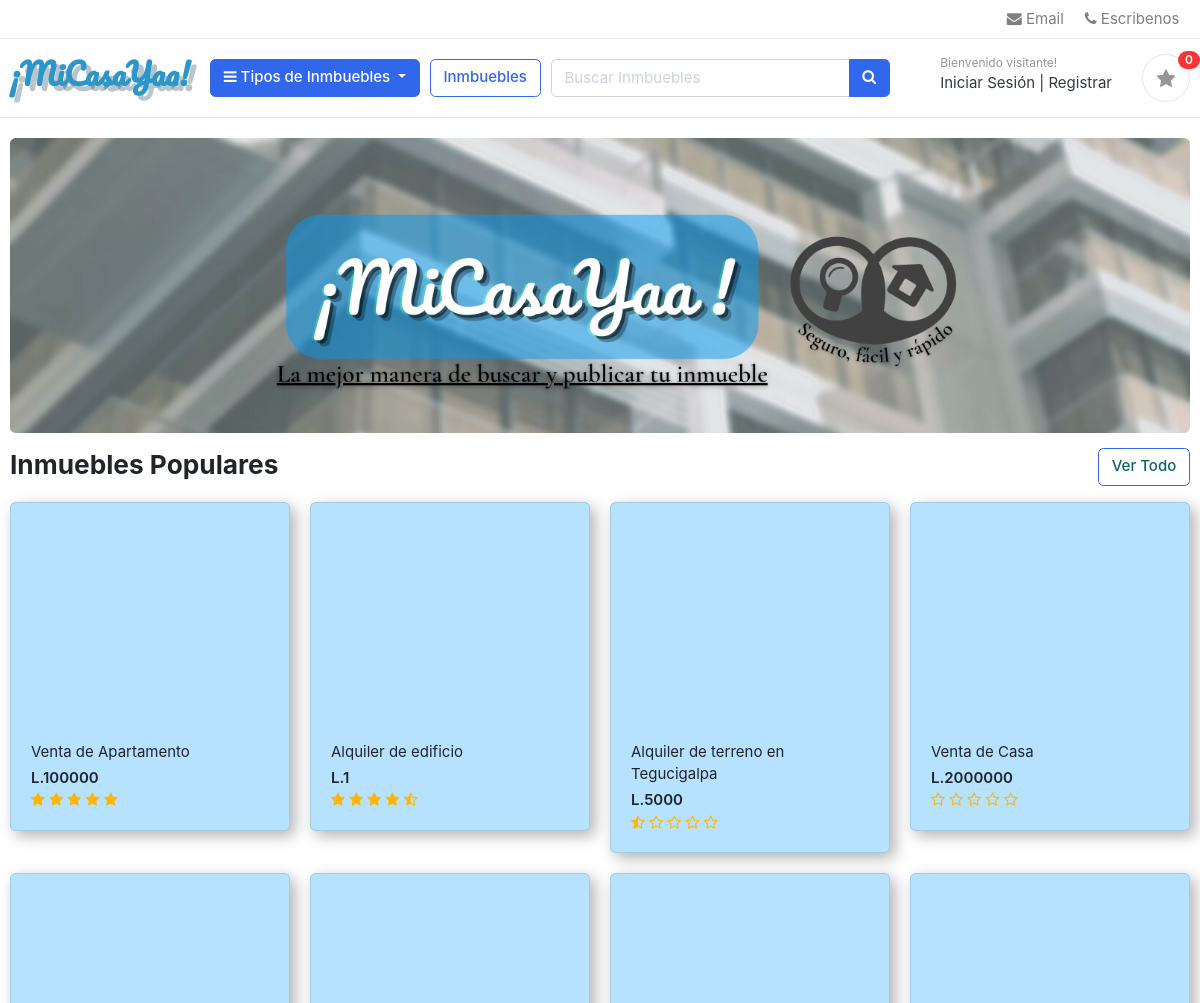
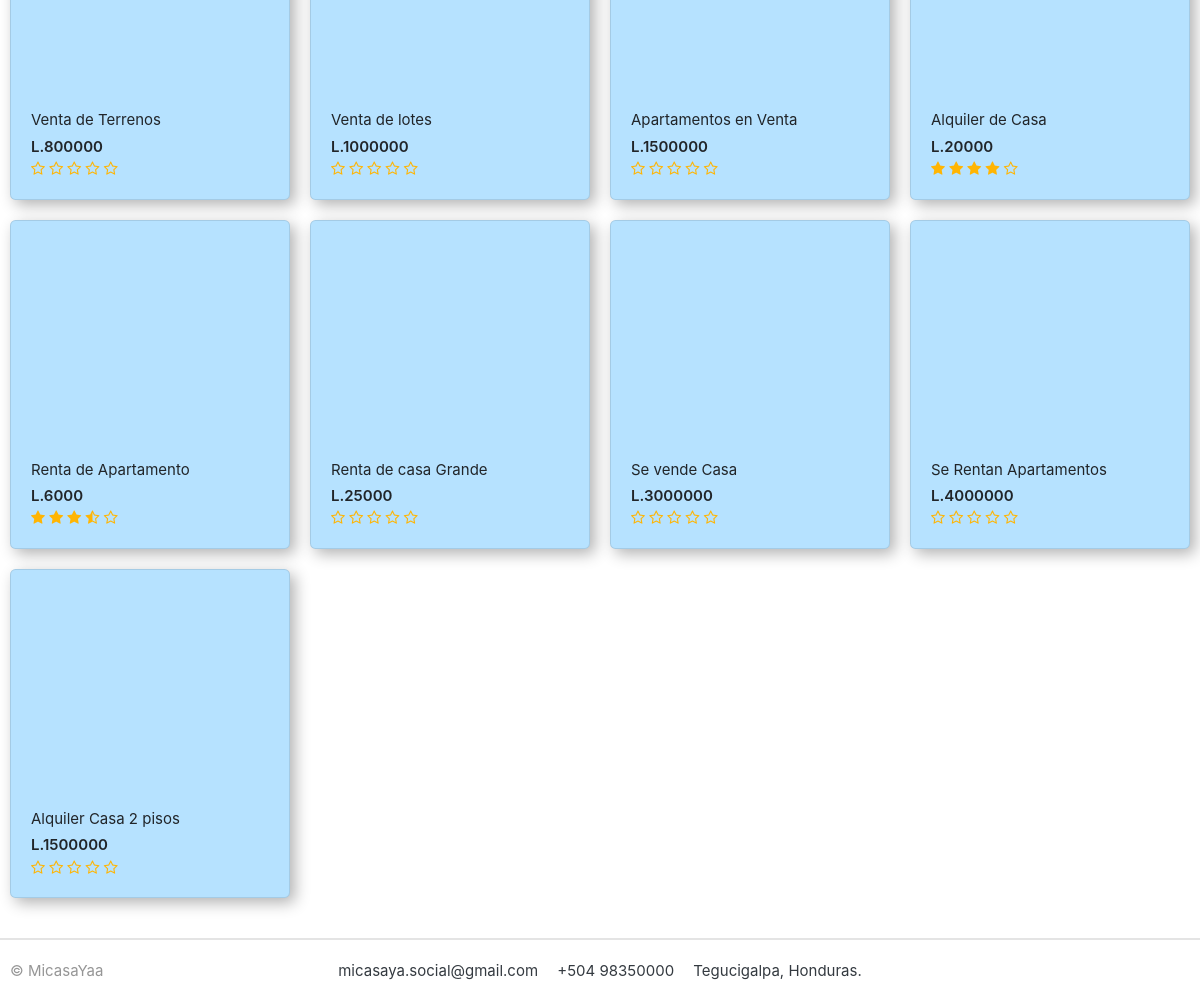
The page / on the database its author committed (2 pictures, top to bottom).
### store/models.py (models this page shows, shortened)
class Product(models.Model):
    product_name = models.CharField(max_length=200, unique=True)
    slug = models.CharField(max_length=200, unique=True)
    descripton = models.TextField(max_length=500, blank=True)
    price = models.IntegerField()
    images = CloudinaryField('image')
    stock = models.IntegerField()
    is_available = models.BooleanField(default = True)
    category = models.ForeignKey(Category, on_delete=models.CASCADE)
    created_date = models.DateTimeField(auto_now_add=True)
    modified_date = models.DateTimeField(auto_now=True)
    objects = createProducto()
    def get_url(self):
        return reverse('product_detail', args=[self.category.slug, self.slug])
    def averageReview(self):
        reviews = ReviewRating.objects.filter(product=self, status=True).aggregate(average=Avg('rating'))
        avg=0
        if reviews['average'] is not None:
            avg = float(reviews['average'])
        return avg

### proyecto/views.py (the view)
# urls.py: 2. Add a URL to urlpatterns:  path('', views.home, name='home')
def home(request):
    products = Product.objects.all().filter(is_available=True).order_by('created_date')
    for product in products:
        reviews = ReviewRating.objects.filter(product_id=product.id, status=True)
    context = {
        'products': products,
        'reviews': reviews,
    }
    return render(request, 'home.html', context)

### category/context_processors.py (called while the page is built)
def menu_links(request):
    links = Category.objects.all()
    return dict(links=links)

### category/models.py (called while the page is built)
    def get_url(self):
        return reverse('products_by_category', args=[self.slug])
        print(get_url);

### favorites/context_processors.py (called while the page is built)
def counter(request):
    favorite_count = 0
    try:
        favorite = Favorite.objects.filter(favorite_id=_favorite_id(request))
        if request.user.is_authenticated:
            favorite_items = FavoriteItem.objects.all().filter(user=request.user)
        else:
            favorite_items = FavoriteItem.objects.all().filter(favorite=favorite[:1])
        for favorite_item in favorite_items:
            favorite_count += favorite_item.quantity
    except Favorite.DoesNotExist:
        favorite_count = 0
    return dict(favorite_count=favorite_count)

### favorites/views.py (called while the page is built)
def _favorite_id(request):
    favorite = request.session.session_key
    if not favorite:
        favorite = request.session.create()
    return favorite

### templates/home.html (shortened to what this page needs)
{% extends 'base.html'%}
{% load static %}
{% block content%}
<section class="section-name padding-y-sm" >
<div class="container" />
<div class="  intro-banner-wrap">
	<img src="../../static/images/infusion.png"/ class="img-fluid rounded">
</div>
<header class="section-heading">
	<a href="{% url 'store' %}" class="btn btn-outline-primary float-right boton" style="">Ver Todo</a>
	<h3 class="section-title">Inmuebles Populares </h3>
</header>
<div class="row">
	{% for product in products %}
	<div class="col-md-3">
		<div class="card card-product-grid" style="box-shadow: 5px 5px 15px rgba(0,0,0,0.3); background: #B6E2FF;">
			<a href="{{ product.get_url }}" class="img-wrap"> <img src="{{ product.images.url }}"> </a>
			<figcaption class="info-wrap">
				<a href="{{ product.get_url }}" class="title">{{product.product_name}}</a>
				<div class="price mt-1">L.{{ product.price }}</div>
				<div class="rating-star">
		      <span>
		        <i class="fa fa-star{% if product.averageReview < 0.5 %}-o{% elif product.averageReview >= 0.5 and product.averageReview < 1 %}-half-o {% endif %}" aria-hidden="true"></i>
		        <i class="fa fa-star{% if product.averageReview < 1.5 %}-o{% elif product.averageReview >= 1.5 and product.averageReview < 2 %}-half-o {% endif %}" aria-hidden="true"></i>
		        <i class="fa fa-star{% if product.averageReview < 2.5 %}-o{% elif product.averageReview >= 2.5 and product.averageReview < 3 %}-half-o {% endif %}" aria-hidden="true"></i>
		        <i class="fa fa-star{% if product.averageReview < 3.5 %}-o{% elif product.averageReview >= 3.5 and product.averageReview < 4 %}-half-o {% endif %}" aria-hidden="true"></i>
		        <i class="fa fa-star{% if product.averageReview < 4.5 %}-o{% elif product.averageReview >= 4.5 and product.averageReview < 5 %}-half-o {% endif %}" aria-hidden="true"></i>
		      </span>
		    </div>
			</figcaption>
		</div>
	</div>
	{% endfor %}
</div>
</section>
</body>
</html>
{% endblock%}

### templates/base.html (shortened to what this page needs)
{% load static %}
<!DOCTYPE HTML>
<html lang="en">
<head>
<link href="{% static 'css/bootstrap.css' %}" rel="stylesheet" type="text/css"/>
<link href="{% static 'fonts/fontawesome/css/all.min.css' %}" type="text/css" rel="stylesheet">
<link href="{% static 'css/estilos.css' %}" rel="stylesheet" type="text/css"/>
<link href="{% static 'css/ui.css' %}" rel="stylesheet" type="text/css"/>
<link href="{% static 'css/responsive.css' %}" rel="stylesheet" media="only screen and (max-width: 1200px)" />
<link href="{% static 'css/custom.css' %}" rel="stylesheet" type="text/css"/>
<link rel="stylesheet" href="https://cdnjs.cloudflare.com/ajax/libs/font-awesome/4.7.0/css/font-awesome.min.css">
</head>
<body>
{% include 'includes/navbar.html'%}
{% block content%}
{%endblock%}
{% include 'includes/footer.html' %}

### templates/includes/navbar.html (shortened to what this page needs)
{% load static %}
  <header class="section-header">
  <nav class="navbar p-md-0 navbar-expand-sm navbar-light border-bottom">
  <div class="container">
    <div class="collapse navbar-collapse" id="navbarTop4">
      <ul class="navbar-nav">
  		<li><a href="mailto:<nowiki> micasaya.social@gmail.com" class="nav-link"> <i class="fa fa-envelope"></i> Email </a></li>
  		<li><a href="https://chatwith.io/s/micasayaa" class="nav-link"> <i class="fa fa-phone"></i> Escribenos </a></li>
  	 </ul>
    </div>
  </div>
  </nav>
  <section class="header-main border-bottom">
  	<div class="container">
  <div class="row align-items-center">
  	<div class="col-lg-2 col-md-3 col-6">
  		<a href="{% url 'home' %}" class="brand-wrap">
        <h2 style=" color: #2b96c9; font-family: 'Pacifico', cursive; text-shadow: 5px 5px #173C5D4D;"> ¡MiCasaYaa!</h2>
  		</a>
  	</div>
  	<div class="col-lg col-sm col-md col-6 flex-grow-0">
  		<div class="category-wrap dropdown d-inline-block float-right">
  			<button type="button" class="btn btn-primary dropdown-toggle" data-toggle="dropdown">
  				<i class="fa fa-bars"></i> Tipos de Inmbuebles
  			</button>
  		</div>
  	</div>
  	<a href="{% url 'store' %}" class="btn btn-outline-primary">Inmbuebles</a>
  	<div class="col-lg  col-md-6 col-sm-12 col">
      <form action="{% url 'search' %}" class="search">
  			<div class="input-group w-100">
  			    <input type="text" class="form-control" style="width:60%;" placeholder="Buscar Inmbuebles" name="keyword">
  			    <div class="input-group-append">
  			      <button class="btn btn-primary" type="submit">
  			        <i class="fa fa-search"></i>
  			      </button>
  			    </div>
  		    </div>
  		</form>
  	</div>
  	<div class="col-lg-3 col-sm-6 col-8 order-2 order-lg-3">
  				<div class="d-flex justify-content-end mb-3 mb-lg-0">
            {% if user.id is None %}
          	<div class="widget-header">
  						<small class="title text-muted">Bienvenido visitante!</small>
  						<div>
  							<a href="{% url 'login' %}">Iniciar Sesión</a> <span class="dark-transp"> | </span>
  							<a href="{% url 'register' %}"> Registrar</a>
  						</div>
  					</div>
              {% endif %}
  					<a href="{% url 'favorite' %}" class="widget-header pl-3 ml-3">
  						<div class="icon icon-sm rounded-circle border"><i class="fa fa-star"></i></div>
  						<span class="badge badge-pill badge-danger notify">{{ favorite_count }}</span>
  					</a>
  				</div>
  			</div>
  </div>
  	</div>
  </section>
  </header>

### templates/includes/footer.html (shortened to what this page needs)
<footer class="section-footer border-top">
	<div class="container">
		<section class="footer-bottom border-top row">
			<div class="col-md-2">
				<p class="text-muted"> &copy MicasaYaa </p>
			</div>
			<div class="col-md-8 text-md-center">
				<span  class="px-2">micasaya.social@gmail.com</span>
				<span  class="px-2">+504 98350000 </span>
				<span  class="px-2">Tegucigalpa, Honduras.</span>
			</div>
		</section>
	</div>
</footer>
</body>
</html>

### static/css/estilos.css (style rules this page uses)
.boton { color:#0F6466; }

### static/css/ui.css (style rules this page uses)
html { font-family: "Inter", sans-serif; font-size: 15px; }
.img-wrap { text-align: center; display: block; }
.icon-xs, .icon-sm, .icon-md, .icon-lg { display: inline-block; text-align: center; flex-shrink: 0; flex-grow: 0; }
.icon-sm { width: 48px; height: 48px; line-height: 48px !important; font-size: 20px; }
.padding-y-sm { padding-top: 20px; padding-bottom: 20px; }
.section-heading { margin-bottom: 20px; margin-top: 15px; }
.section-title { color: #212529; }
p:last-child { margin-bottom: 0; }
.header-main { position: relative; padding-top: 1rem; padding-bottom: 1rem; }
.widget-header { display: inline-block; vertical-align: middle; position: relative; }
.widget-header a { color: #343a40; }
.widget-header i { color: #969696; }
.widget-header .title { display: block; }
.widget-header .notify { position: absolute; top: -3px; right: -10px; }
.footer-bottom { padding-top: 20px; padding-bottom: 20px; }
[class*=card-product] a.title { color: #212529; display: block; }
[class*=card-product] .img-wrap { overflow: hidden; position: relative; }
.card-product-grid { margin-bottom: 20px; }
.card-product-grid .img-wrap { border-radius: 0.2rem 0.2rem 0 0; height: 220px; }
.card-product-grid .info-wrap { overflow: hidden; padding: 18px 20px; }
.card .img-wrap { overflow: hidden; }
.notify { position: absolute; top: -4px; right: -10px; display: inline-block; padding: 0.25em 0.6em; font-size: 12px; line-height: 1; text-align: center; border-radius: 3rem; color: #fff; background-color: #fa3434; }
.price { font-weight: 600; color: #212529; }

### static/css/custom.css (style rules this page uses)
.rating-star i { color: #ffb503 !important; }

### rows shown on the page
Product: product_name "Venta de Apartamento", price "100000"
Product: product_name "Alquiler de edificio", price "1"
Product: product_name "Alquiler de terreno en Tegucigalpa", price "5000"
Product: product_name "Venta de Casa", price "2000000"
Product: product_name "Venta de Terrenos", price "800000"
Product: product_name "Venta de lotes", price "1000000"
Product: product_name "Apartamentos en Venta", price "1500000"
Product: product_name "Alquiler de Casa", price "20000"
Product: product_name "Renta de Apartamento", price "6000"
Product: product_name "Renta de casa Grande", price "25000"
Product: product_name "Se vende Casa", price "3000000"
Product: product_name "Se Rentan Apartamentos", price "4000000"
Product: product_name "Alquiler Casa 2 pisos", price "1500000"

### other values the page prints
{{ favorite_count }} "0"
